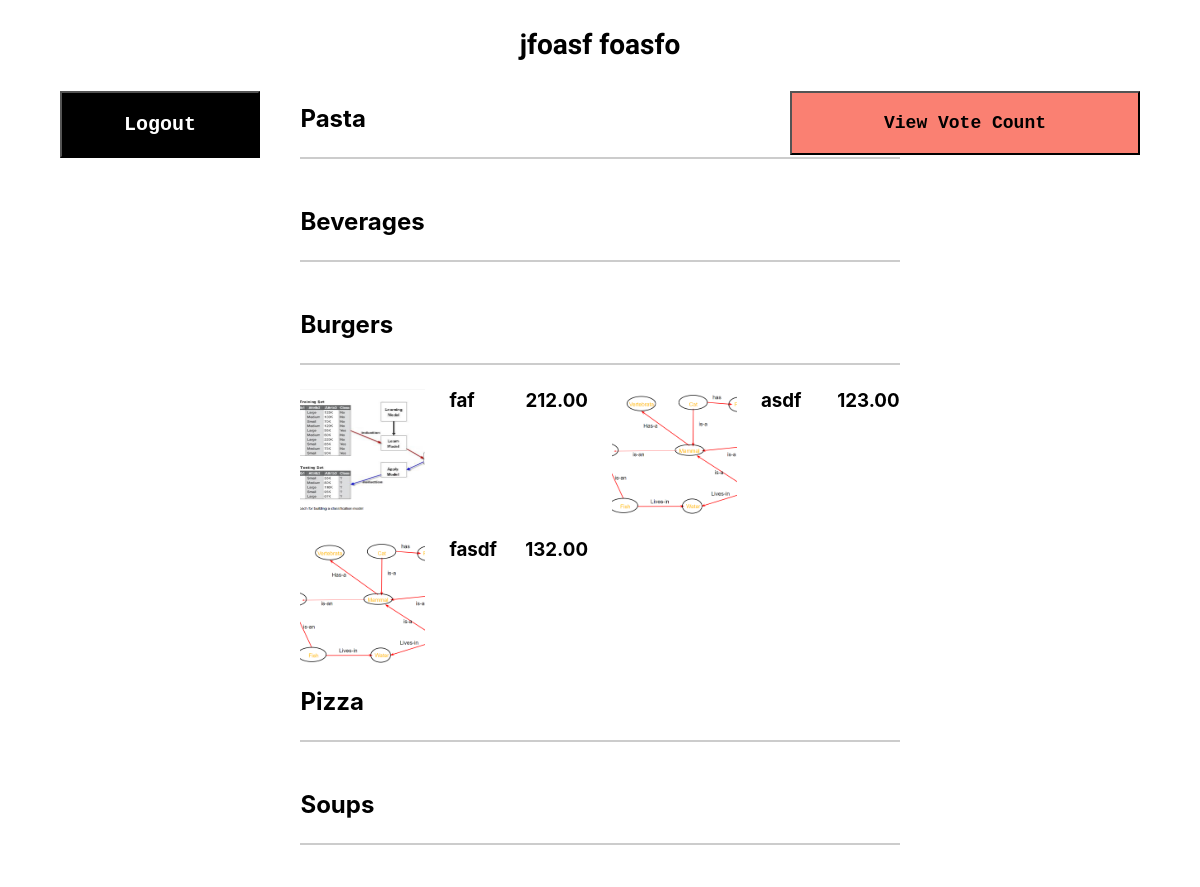
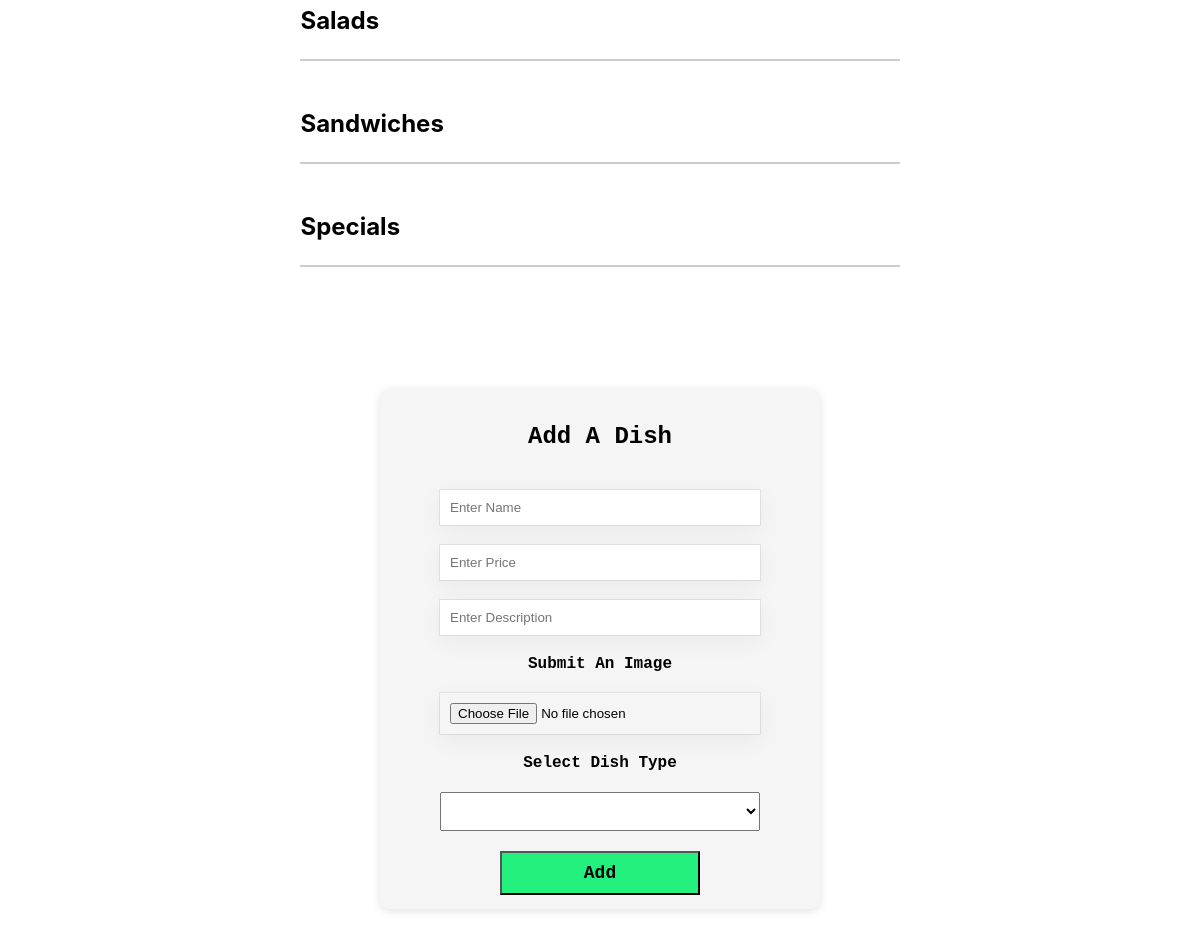
The page /restaurant/2/ on the database its author committed (2 pictures, top to bottom).
### menuMingleeApp/models.py (models this page shows, shortened)
class Restaurant(models.Model):
    restaurantId=models.IntegerField(null=True,blank=True)
    name=models.CharField(max_length=100,blank=True,null=True,default=None)
    owner=models.ForeignKey(Owner,on_delete=models.CASCADE,null=True)
    desc=models.CharField(max_length=300,blank=True,null=True,default=None)
    image=models.ImageField(upload_to='image/',blank=True,null=True)

class Type(models.Model):
    name=models.CharField(max_length=100,blank=True,null=True)

class Dish(models.Model):
    restaurant=models.ForeignKey(Restaurant,on_delete=models.CASCADE)
    subType=models.ForeignKey(Type,on_delete=models.CASCADE)
    dishId=models.IntegerField(null=True,default=0)
    name=models.CharField(max_length=40,blank=True,null=True)
    price=models.DecimalField(max_digits=8,decimal_places=2,null=True,default=0.0)
    image=models.ImageField(upload_to='image/' ,blank=True,null=True)
    desc=models.CharField(max_length=100,blank=True,null=True,default=None)

### menuMingleeApp/views.py (the view, shortened to what this page needs)
# urls.py: path('restaurant/<int:id>/',views.restaurant,name='restaurant'),
def restaurant(request,id):
    restaurant=Restaurant.objects.get(restaurantId=int(id))
    menuList=Dish.objects.filter(restaurant=restaurant)
    typeList=Type.objects.filter()
    checker=0
    menuDict={}
    for i in typeList:
        menuDict[i.name]=[]
    for o in menuList:
        menuDict[o.subType.name].append(o)
    if restaurant.name==None:
        checker=1
    cont={
        "checker":checker,
        'menuList':menuList,
        'restaurant':restaurant,
        'typeList':typeList,
        'menuDict':menuDict
    }
    return render(request,'restaurant.html',cont)

### templates/restaurant.html (shortened to what this page needs)
<!DOCTYPE html>
<html lang="en">
  <head>
  </head>
  <body>
    <button class="logout">
      <a href="/logOut">Logout</a>
    </button>
    <button class="view" onclick="window.location.href='/winner'">
      View Vote Count
    </button>
    <div class="con">
      {%if checker is 1%}
      <form method="POST" enctype="multipart/form-data" class="faForm">
        {%csrf_token%}
        <label for="">Name your Restaurant</label>
        <input type="text" name="name" placeholder="Enter Name" />
        <label for="">Upload An Image</label>
        <input type="file" name="image" />
        <textarea name="desc" cols="30" rows="10"></textarea>
        <label for="">Describe Your Restaurant</label>
        <button type="submit" name="submitName">Submit</button>
      </form>
      {%else%}
      <h1 class="module-title">{{restaurant.name}}</h1>
      {%endif%}
    </div>
    <div class="container">
      <div class="menu">
        {%for o,i in menuDict.items%}
        <h2 class="menu-group-heading">{{o}}</h2>
        <div class="menu-group">
          {%if i%} {%for ii in i%}
          <div class="menu-item">
            <img
              class="menu-item-image"
              src="{{ii.image.url}}"
              alt="Bruschetta"
            />
            <div class="menu-item-text">
              <h3 class="menu-item-heading">
                <span class="menu-item-name">{{ii.name}}</span>
                <span class="menu-item-price">{{ii.price}}</span>
              </h3>
            </div>
          </div>
          {%endfor%} {%endif%}
        </div>
        {%endfor%}
      </div>
    </div>
    <div class="form">
      <h2>Add A Dish</h2>
      <form method="POST" enctype="multipart/form-data">
        <input type="text" placeholder="Enter Name" name="name" />
        <input type="number" placeholder="Enter Price" name="price" />
        <input type="text" placeholder="Enter Description" name="desc" />
        <label for="">Submit An Image</label>
        <input type="file" name="image" />
        <label for="">Select Dish Type</label>
        <select name="type">
          <option disabled selected></option>
          {%for o in typeList%}
          <option value="{{o.name}}">{{o.name}}</option>
          {%endfor%}
        </select>
        <button type="submit" name="addDish">Add</button>
      </form>
    </div>
  </body>
</html>

### templates/restaurant.html (style rules this page uses)
.module-title { font: 700 28px/1.2 "Dancing Script", cursive; margin: 0 0 18px; }
body { padding: 20px; display: flex; justify-content: center; align-items: center; flex-direction: column; font-family: "Courier New", Courier, monospace; }
select { width: 320px; padding: 10px; }
option { font-size: 17px; font-weight: 600; font-family: "Courier New", Courier, monospace; }
.form { margin-top: 50px; display: flex; justify-content: center; align-items: center; flex-direction: column; padding: 20px; width: 400px; height: 480px; background: whitesmoke; border-radius: 10px; box-shadow: rgba(99, 99, 99, 0.2) 0px 2px 8px 0px; }
.form form { display: flex; justify-content: center; align-items: center; flex-direction: column; }
.form form > * { margin-top: 20px; }
.form input { width: 300px; padding: 10px; box-shadow: rgba(0, 0, 0, 0.05) 0px 6px 24px 0px, rgba(0, 0, 0, 0.08) 0px 0px 0px 1px; border: none; margin-top: 20px; }
.form button { margin-top: 20px; padding: 10px; width: 200px; font-family: "Courier New", Courier, monospace; background: rgb(36, 241, 125); font-size: 18px; font-weight: 800; }
.container { max-width: 1200px; margin: 0 auto; padding: 1.5em; }
.menu { font-family: "Inter", sans-serif; font-size: 14px; }
.menu-group-heading { margin: 0; padding-bottom: 1em; border-bottom: 2px solid #ccc; }
.menu-group { display: grid; grid-template-columns: 1fr; gap: 1.5em; padding: 1.5em 0; }
.menu-item { display: flex; }
.menu-item-image { width: 80px; height: 80px; flex-shrink: 0; object-fit: cover; margin-right: 1.5em; }
.menu-item-text { flex-grow: 1; }
.menu-item-heading { display: flex; justify-content: space-between; margin: 0; }
label { font-weight: 800; }
.menu-item-name { margin-right: 1.5em; }
@media screen and (min-width: 992px) { .menu { font-size: 16px; } }
@media screen and (min-width: 992px) { .menu-group { grid-template-columns: repeat(2, 1fr); } }
@media screen and (min-width: 992px) { .menu-item-image { width: 125px; height: 125px; } }
.view { position: absolute; top: 5%; right: 5%; width: 350px; padding: 20px; background: salmon; font-size: 18px; font-weight: 800; font-family: "Courier New", Courier, monospace; }
.logout { position: absolute; top: 5%; left: 5%; width: 200px; padding: 20px; background: black; font-size: 18px; font-weight: 800; font-family: "Courier New", Courier, monospace; }
.logout a { font-size: 20px; font-weight: 800; font-family: "Courier New", Courier, monospace; text-decoration: none; color: white; }

### rows shown on the page
Restaurant: name "jfoasf foasfo"
Type: menuDict "Pasta"
Type: menuDict "Beverages"
Dish: name "Burgers", image (picture), name "faf", price "212.00"
Dish: image (picture), name "asdf", price "123.00"
Dish: image (picture), name "fasdf", price "132.00"
Type: menuDict "Pizza"
Type: menuDict "Soups"
Type: menuDict "Salads"
Type: menuDict "Sandwiches"
Type: menuDict "Specials"
